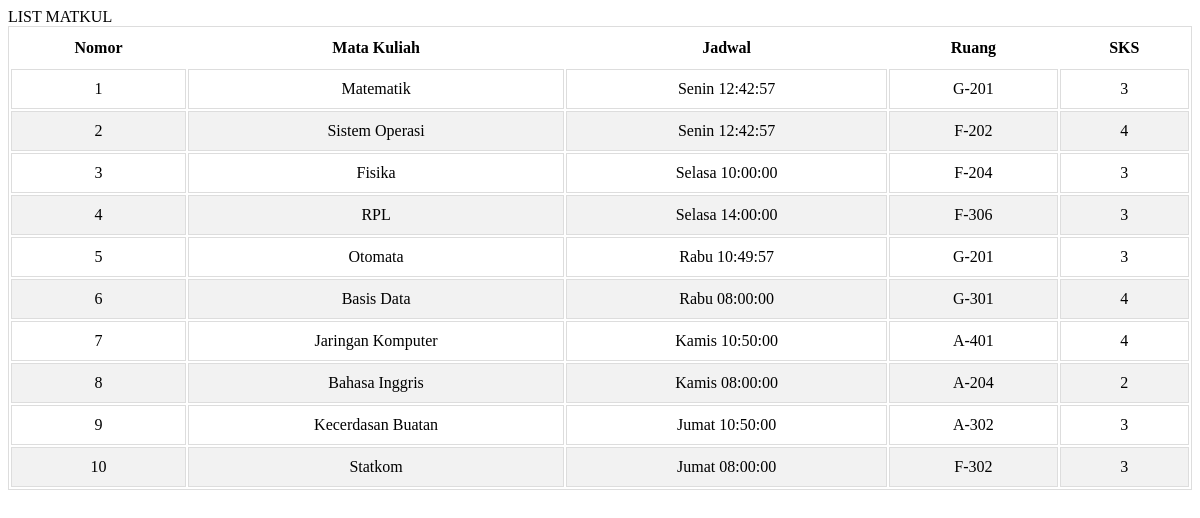
The app's page /mahasiswa/matkul/list-matkul.php with its own data.
### tables this page shows
CREATE TABLE `matkul` (
  `id_matkul` int(10) NOT NULL,
  `id_jadwal` int(10) DEFAULT NULL,
  `id_ruang` int(10) DEFAULT NULL,
  `nama_matkul` varchar(30) DEFAULT NULL,
  `sks` int(11) DEFAULT NULL
);

CREATE TABLE `detail_ruang` (
  `id_jadwal` int(11) NOT NULL,
  `hari` varchar(100) DEFAULT NULL,
  `jam` time DEFAULT NULL
);

CREATE TABLE `ruang` (
  `id_ruang` int(10) NOT NULL,
  `nama_ruang` varchar(20) DEFAULT NULL
);

### mahasiswa/matkul/list-matkul.php (the view, shortened to what this page needs)
<?php
$select_matkul	= mysqli_query($koneksi, "SELECT matkul.*, detail_ruang.*, ruang.* FROM matkul
                                        INNER JOIN detail_ruang ON matkul.id_jadwal = detail_ruang.id_jadwal
                                        INNER JOIN ruang ON matkul.id_ruang = ruang.id_ruang");
$i = 1;
?>
<div class="list-jenis">
<div class="row">
<div class="col-sm-12">
<section class="panel panel-default">
<div class="panel panel-heading">LIST MATKUL</div>
<div class="panel panel-body">
<table id="example" class="table table-hover">
 <thead>
  <tr>
    <th>
     Nomor
    </th>
    <th>
     Mata Kuliah
    </th>
    <th>
     Jadwal
    </th>
    <th>
     Ruang
    </th>
    <th>
     SKS
    </th>
   </tr>
 </thead>
 <tbody>
  <?php
  while($row_matkul	= mysqli_fetch_array($select_matkul)){
  ?>
  <tr>
   <td><?=$i++?></td>
   <td><?=$row_matkul['nama_matkul']?></td>
   <td><?=$row_matkul['hari']." ".$row_matkul['jam']?></td>
   <td><?=$row_matkul['nama_ruang']?></td>
   <td><?=$row_matkul['sks']?></td>
  </tr>
  <?php
  }
  ?>
 </tbody>
</table>
</div>
</section>
</div>
</div>
</div>

### mahasiswa/matkul/list-matkul.php (style rules this page uses)
table, th, td { border: 1px solid #ddd; }
table { width: 100%; }
th { font-weight: bold; border: none; }
tr:nth-child(even) { background-color: #f2f2f2; }
th, td { padding: 10px; text-align: center; }

### records on screen
matkul: nama_matkul "Matematik", id_jadwal.hari "Senin", id_jadwal.jam "12:42:57", id_ruang.nama_ruang "G-201", sks "3"
matkul: nama_matkul "Sistem Operasi", id_jadwal.hari "Senin", id_jadwal.jam "12:42:57", id_ruang.nama_ruang "F-202", sks "4"
matkul: nama_matkul "Fisika", id_jadwal.hari "Selasa", id_jadwal.jam "10:00:00", id_ruang.nama_ruang "F-204", sks "3"
matkul: nama_matkul "RPL", id_jadwal.hari "Selasa", id_jadwal.jam "14:00:00", id_ruang.nama_ruang "F-306", sks "3"
matkul: nama_matkul "Otomata", id_jadwal.hari "Rabu", id_jadwal.jam "10:49:57", id_ruang.nama_ruang "G-201", sks "3"
matkul: nama_matkul "Basis Data", id_jadwal.hari "Rabu", id_jadwal.jam "08:00:00", id_ruang.nama_ruang "G-301", sks "4"
matkul: nama_matkul "Jaringan Komputer", id_jadwal.hari "Kamis", id_jadwal.jam "10:50:00", id_ruang.nama_ruang "A-401", sks "4"
matkul: nama_matkul "Bahasa Inggris", id_jadwal.hari "Kamis", id_jadwal.jam "08:00:00", id_ruang.nama_ruang "A-204", sks "2"
matkul: nama_matkul "Kecerdasan Buatan", id_jadwal.hari "Jumat", id_jadwal.jam "10:50:00", id_ruang.nama_ruang "A-302", sks "3"
matkul: nama_matkul "Statkom", id_jadwal.hari "Jumat", id_jadwal.jam "08:00:00", id_ruang.nama_ruang "F-302", sks "3"
